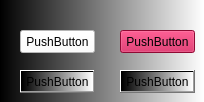
      <widget class="QWidget" name="tab_CSS">
       <property name="styleSheet">
        <string notr="true">QWidget{
background-color: qlineargradient(spread:pad, x1:0, y1:0, x2:1, y2:0, stop:0 rgba(0, 0, 0, 255), stop:1 rgba(255, 255, 255, 255));
}

QPushButton#pushButton_4{
background-color: rgb(200, 14, 73)
}

QPushButton:hover{
background-color: rgb(0, 0, 255)
}
</string>
       </property>
       <attribute name="title">
        <string>CSS</string>
       </attribute>
       <widget class="QPushButton" name="pushButton_2">
        <property name="geometry">
         <rect>
          <x>20</x>
          <y>30</y>
          <width>75</width>
          <height>23</height>
         </rect>
        </property>
        <property name="styleSheet">
         <string notr="true">background-color: rgb(255, 255, 255);</string>
        </property>
        <property name="text">
         <string>PushButton</string>
        </property>
       </widget>
       <widget class="QPushButton" name="pushButton_3">
        <property name="geometry">
         <rect>
          <x>20</x>
          <y>70</y>
          <width>75</width>
          <height>23</height>
         </rect>
        </property>
        <property name="text">
         <string>PushButton</string>
        </property>
       </widget>
       <widget class="QPushButton" name="pushButton_4">
        <property name="geometry">
         <rect>
          <x>120</x>
          <y>30</y>
          <width>75</width>
          <height>23</height>
         </rect>
        </property>
        <property name="text">
         <string>PushButton</string>
        </property>
       </widget>
       <widget class="QPushButton" name="pushButton_5">
        <property name="geometry">
         <rect>
          <x>120</x>
          <y>70</y>
          <width>75</width>
          <height>23</height>
         </rect>
        </property>
        <property name="text">
         <string>PushButton</string>
        </property>
       </widget>
      </widget>
